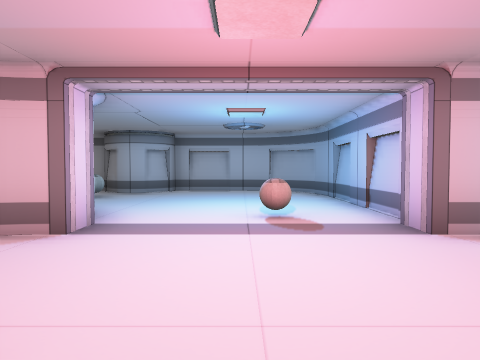
View 1 (above)

18 first-person views from a walk through a Unity game level. The camera is 1.5 m above the floor, tilts 2° down and sees 70° across. The floor is counted in squares, 2 m on a side. Each view is taken from the middle of a square. On the plan, view 1 faces up. The plan holds only what a view shows up to about 11 squares ahead; the rest is blank. The place goes on beyond the plan. The player character is not drawn. Some animated figures are left out. Door leaves are left out, so doorways stand open. Some surface patterns are stand-ins.

View 2
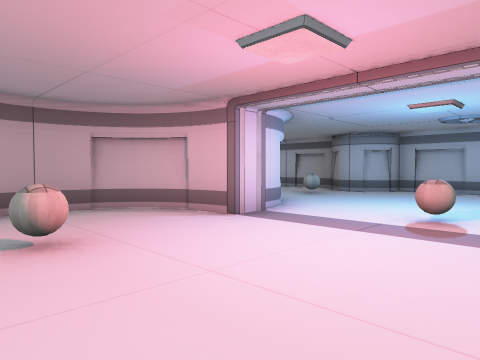

View 3
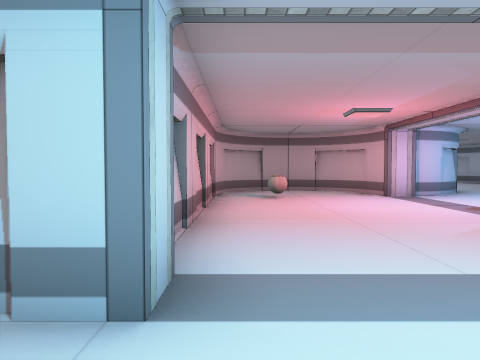

View 4
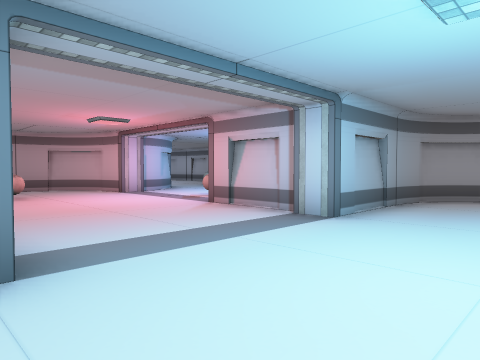

View 5
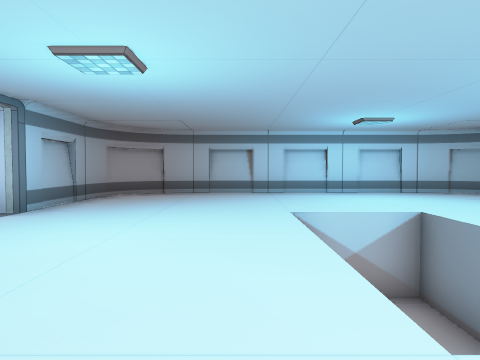

View 6
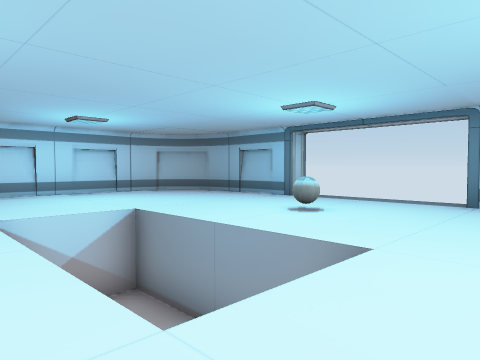

View 7
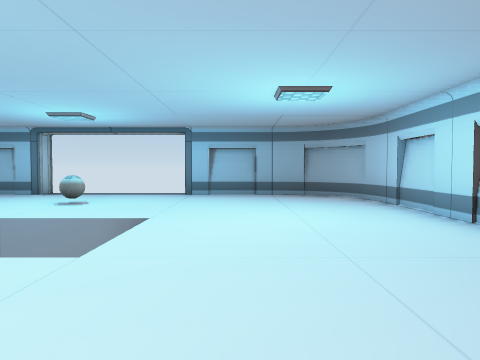

View 8
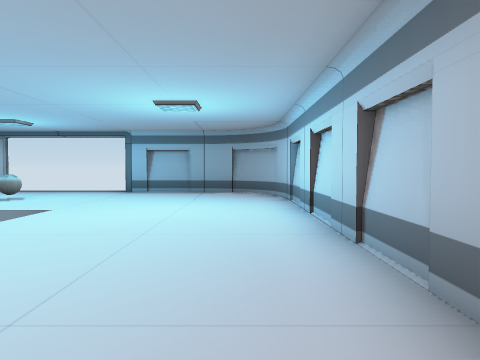

View 9
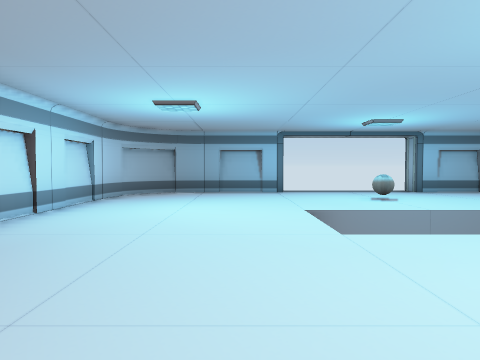

View 10
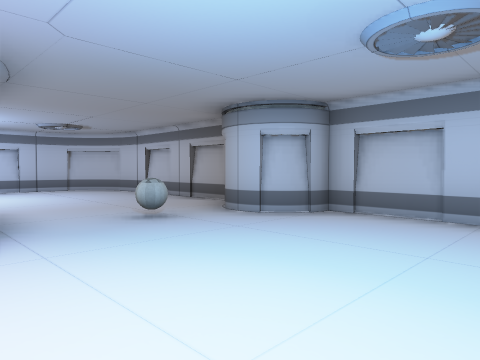

View 11
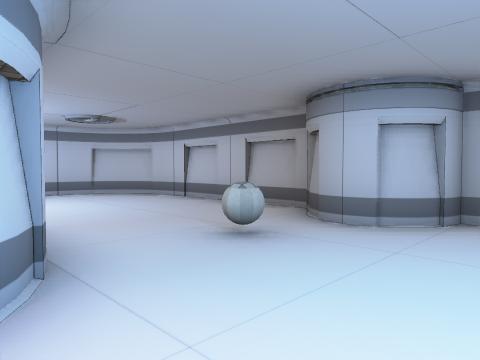

View 12
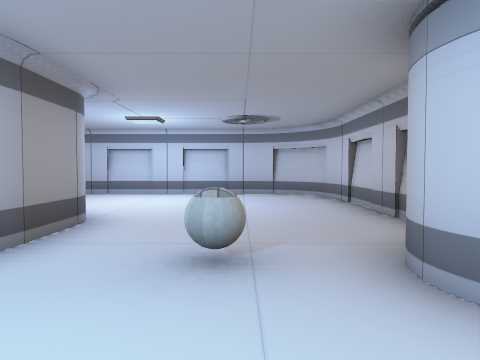

View 13
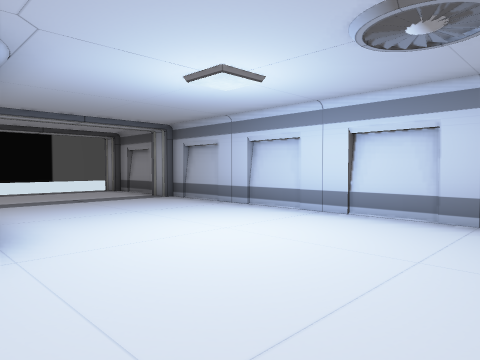

View 14
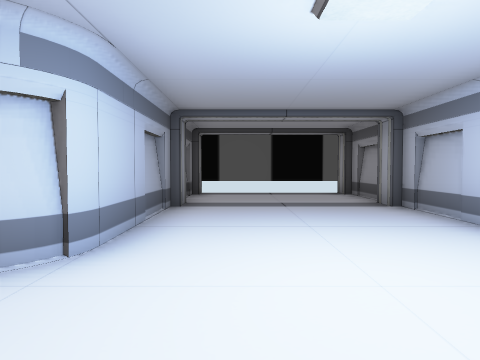

View 15
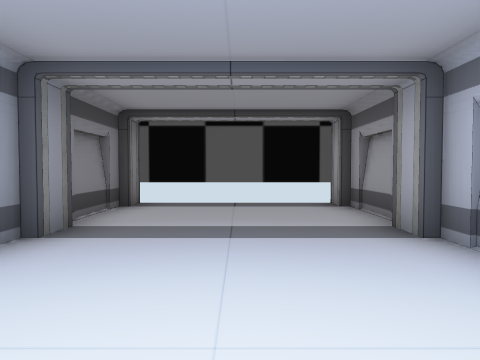

View 16
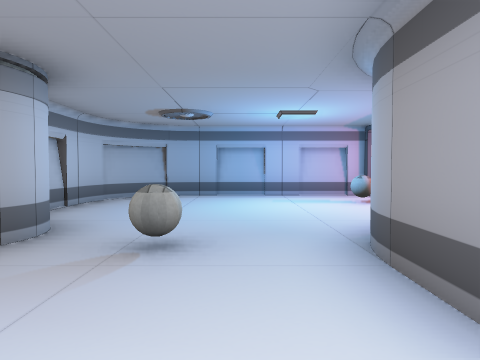

View 17
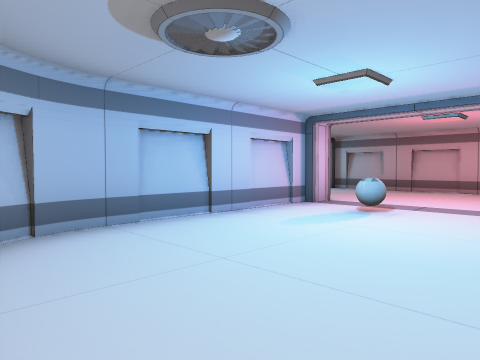

View 18
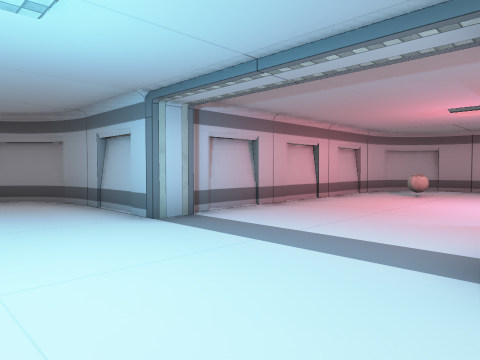

### Floor plan
Points are (right, up) in squares from view 1. A wall is a line through its corners. A room is listed if a view was taken in it or the views show most of it. See-through windows are left out.
Room 1 (views 1, 2, 3, 4, 5, 6, 7, 8, 9, 10, 11, 12, 13, 14, 15, 16, 17, 18)
walls: (4.5, 3.9) (2.2, 3.9) (2.2, 4.6); (2.4, 4.5) (2.4, 9.4) (2.1, 10.1); (4.5, -0.5) (5.4, -0.5) (5.4, -3.3); (5.4, 6.5) (5.4, 3.7) (4.5, 3.7); (6.4, 8.1) (5.9, 7.8) (5.6, 7.3); (6.8, 8.3) (6.3, 8.1); (-2, 4.6) (-2, 3.9) (-2.5, 3.9); (5.4, -3.8) (5.6, -4.2) (6.2, -4.7); (-3, 3.8) (-3.5, 3.5) (-4.1, 3) (-4.3, 2.4); (2.3, 9.9) (2.1, 10.4); (5.6, -4) (5.9, -4.5); (-3.3, 3.7) (-3.8, 3.3) (-4.2, 2.7); (-2.5, -0.6) (4.5, -0.6); (-2.8, 6.1) (-2.5, 5.7); (2.1, 10.3) (1.7, 10.8) (1.3, 11.1); (-4.2, 2.6) (-4.4, 1.9) (-4.4, 1.2); (-3.7, -0.1) (-3.3, -0.4); (-4, 0.2) (-3.6, -0.2); (-4.4, 1.1) (-4.2, 0.7); (7.6, -5.2) (14.7, -5.2); (-4.2, 6.8) (-3.7, 6.7); (0.5, 11.4) (-2.3, 11.4); (-3.2, 10.2) (-3.7, 10.3); (-5.8, 6.8) (-4, 6.8); (-6.8, 1.5) (-6.8, 2.4); (-6.7, -0.8) (-6.7, 5.9); (-4.5, 11.4) (-9.3, 11.4); (14.7, 8.4) (7.2, 8.4); (15.3, 8.1) (14.9, 8.3); (16.6, 3.7) (16.6, 6.5); (16.4, 7.2) (16, 7.8) (15.5, 8.1); (16.5, 6.9) (16.3, 7.5) (15.7, 8) (15.2, 8.3); (15.5, -5) (15.9, -4.7); (16.6, -3.3) (16.6, -0.5); (15.8, -4.7) (16.3, -4.2) (16.6, -3.7); (16.5, -3.6) (16.6, -3.1); (-11, 2.4) (-11, 1.5); (-11.2, 1.4) (-11.2, -0.8); (-9.1, 11.4) (-9.6, 11.3); (-9.8, 11.3) (-10.5, 10.9) (-10.9, 10.3); (-10.1, 11.1) (-10.6, 10.7); (-10.3, 11) (-10.8, 10.4) (-11.1, 10); (-11, 9.8) (-11.1, 9.3); (-11.2, 9.5) (-11.2, 2.2)
ways out: open door at (-9, -1); open door at (17, 1.5)
objects: other object (-4, 9); other object (-2, 1); other object (1, 5); other object (14, 2)

Where each view was taken, in squares from view 1:
view 1: 0 up, 0 right, facing up
view 2: 0 up, 2 right, facing up-left
view 3: 0 up, 7 right, facing left
view 4: 1 down, 8 right, facing up-left
view 5: 2 down, 9 right, facing up
view 6: 2 down, 9 right, facing up-right
view 7: 2 down, 7 right, facing right
view 8: 4 down, 6 right, facing right
view 9: 5 up, 6 right, facing right
view 10: 6 up, 1 right, facing up-left
view 11: 6 up, 1 left, facing up-left
view 12: 9 up, 1 left, facing left
view 13: 10 up, 6 left, facing down-left
view 14: 9 up, 8 left, facing down
view 15: 6 up, 9 left, facing down
view 16: 8 up, 7 left, facing right
view 17: 11 up, 2 left, facing down-right
view 18: 4 up, 8 right, facing down-left
